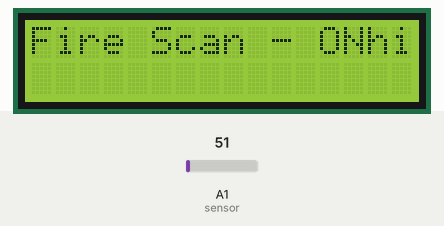
Recording of a sketch running on a simulated Arduino Uno, built with avr-gcc and run on an emulated ATmega328P. On the bench: 16×2 character LCD. The inputs (shaded band) are chosen by the test bench; at power-on: A1 (sensor) = 51. What the sketch prints to the serial monitor is not drawn. At 84.4 s the program stops and its outputs stay as they are.

Above: at 3.6 s.
At 64.2 s:
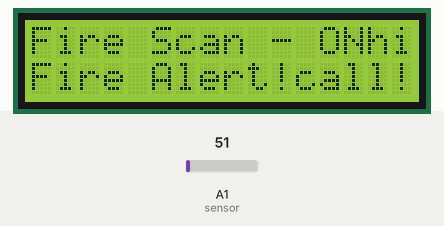

Measured:
- what the display in image 0 shows lasts 60.6 s, from 3.6 s to 64.2 s

The sketch:

vishaal.ino.ino
```cpp
#include <SoftwareSerial.h>
#include<LiquidCrystal.h>
LiquidCrystal lcd(12, 11, 5, 4, 3, 2);
SoftwareSerial mySerial(9, 10);

int sensor=A1;
float temp_read,Temp_alert_val,Temp_shut_val;
int sms_count=0,Fire_Set;


void setup()
{
  pinMode(sensor,INPUT);
  mySerial.begin(9600);
  Serial.begin(9600);
  lcd.begin(16,2);
  delay(500);
}

void loop()
{
 delay(3000);
CheckFire();
CheckShutDown();
SendTextMessage();
while(1);
}

void CheckFire()
{
lcd.setCursor(0,0);
lcd.print("Fire Scan - ON");
Temp_alert_val=CheckTemp();
Serial.println(Temp_shut_val);
if(Temp_alert_val>45)
{
  Serial.println(Temp_alert_val);
 SetAlert(); // Function to send SMS Alerts
}
}

float CheckTemp()
{
temp_read=analogRead(sensor); // reads the sensor output (Vout of LM35)
//temp_read=temp_read*5;    // converts the sensor reading to temperature
//temp_read=temp_read/10;  // adds the decimal point
//Serial.println(temp_read);
//return temp_read; // returns temperature value in degree celsius
//Serial.println(temp_read);
}

void SetAlert()
{
while(sms_count<3) //Number of SMS Alerts to be sent
{
  lcd.println("hiiii");
SendTextMessage(); // Function to send AT Commands to GSM module
}
Fire_Set=1;
lcd.setCursor(0,1);
lcd.print("Fire Alert!call!");
Serial.println("go to sms text");
}

void CheckShutDown()
{
if(Fire_Set==1)
{

Temp_shut_val=CheckTemp();
if(Temp_shut_val<28)
{
lcd.setCursor(0,1);
lcd.print("Fire Shut! SAFE NOW");
sms_count=0;
Fire_Set=0;
}}}

void SendTextMessage()
{

    Serial.println("OK");
    delay(1000);
    Serial.println("ATD+919677310030;");//add target mobile number in place of xxxxxxxxxx
    delay(15000);
    Serial.println("ATH");
    delay(1000);
    Serial.println("AT+CMGF=1");    //To send SMS in Text Mode
    delay(1000);
  Serial.println("AT+CMGS=\"+917598464027\"\r"); // change to the phone number you using
  Serial.println("Hi");
  delay(1000);
  Serial.println("Fire in NEW ROOM!");//the content of the message
  delay(200);
  Serial.println((char)26);//the stopping character
  delay(1000);
  sms_count++;
}
```
